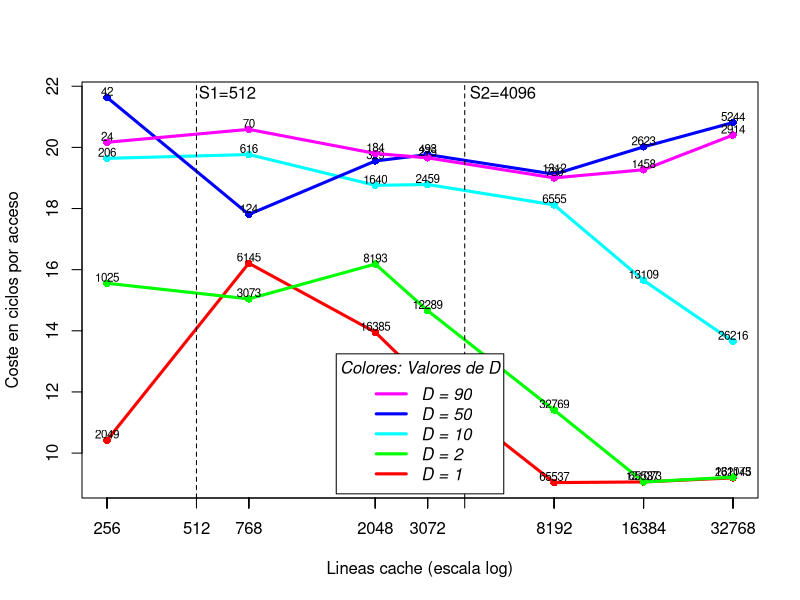

Here is the R script that generated this plot:
datos <- read.table(file = "res-mixed.csv",header = TRUE,sep = "")
erres <- read.table(file = "erres.txt",header = TRUE,sep = "")
erres
plot(datos$L, datos$resultado,col="white",xlab="Lineas cache (escala log)", ylab="Coste en ciclos por acceso",xaxt="n", log = "x")
axis(1,c(datos$L,c(512,4096)))
colors = rainbow(6)[c(1,3:6)]

i=1
for (value in unique(datos$D)){
  points(datos[datos$D==value, ]$L,datos[datos$D==value, ]$resultado,col=colors[i],pch=16)
  lines (datos[datos$D==value, ]$L,datos[datos$D==value, ]$resultado, type="l",lwd=3, col=colors[i])
  text(erres[erres$D==value, ]$L, datos[datos$D==value, ]$resultado+0.2, labels=erres[erres$D==value, ]$R, cex= 0.7)
  i=i+1
}
text(c(650,5500),c(21.8,21.8),c("S1=512","S2=4096"))
abline(v=c(512,4096), lty=c(2,2))
legend("bottom", legend=rev(paste("D =",unique(datos$D))),
       col=rev(colors), lty=1, cex=1, lwd=3, title="Colores: Valores de D",inset=.01,text.font=3)


